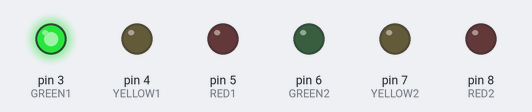
Bench run of a sketch on a simulated Arduino Uno, built with avr-gcc and run on an emulated ATmega328P. On the bench: output pins drawn as LEDs (lit = HIGH).

Above: at 0.5 s.
At 1.5 s:
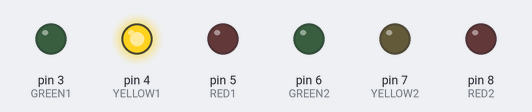
At 2.5 s:
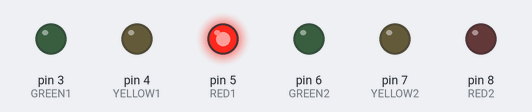
At 3.5 s:
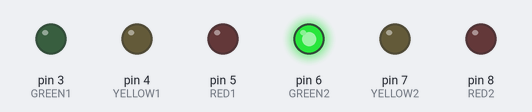
At 4.5 s:
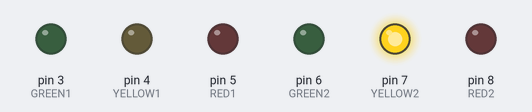
At 5.5 s:
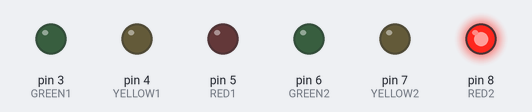
Timing chart, 0 to 7.8 s (numbered marks = the images above):
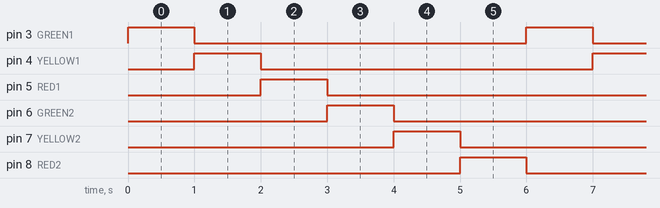

The sketch:

Stoplight.ino
```cpp
// MINI README:
// This code is for a three light "stoplight." When implemented, it controls a red, yellow, and green LED,
// and times them turning off and on as a normal stoplightwould operate.
// This code corresponds to two separate stoplights
// When the code is uploaded to the arduino, it runs on the arduino indefintely. Once it's been uploaded, the
// Arduino will follow the directions in the code as long as it has power. It doesn't need continual connection
// to the code.
// Chloe Zeller, for Art, Creativity and Cognition, COGS 225

// varaibles, first stoplight
// which pins in the UNO each colored light is connected to
int GREEN1 = 3;
int YELLOW1 = 4;
int RED1 = 5;
// how long each light will be kept on
int DELAY_GREEN1 = 1000;
int DELAY_YELLOW1 = 1000;
int DELAY_RED1 = 1000;

// variables, second stoplight
int GREEN2 = 6;
int YELLOW2 = 7;
int RED2 = 8;
int DELAY_GREEN2 = 1000;
int DELAY_YELLOW2 = 1000;
int DELAY_RED2 = 1000;

// basic functions
void setup() {
  //setup LED modes
  // Output signifies that we're going to send information to this LED, that it will be turning on
  pinMode(GREEN1, OUTPUT);
  pinMode(YELLOW1, OUTPUT);
  pinMode(RED1, OUTPUT);
  pinMode(GREEN2, OUTPUT);
  pinMode(YELLOW2,OUTPUT);
  pinMode(RED2, OUTPUT);
}

// Function that turns the green light on and off
void green_light1()
{
  digitalWrite(GREEN1, HIGH); // high means to turn it on
  digitalWrite(YELLOW1, LOW); // keep yellow light off
  digitalWrite(RED1, LOW); // keep red light off
  }

 void yellow_light1()
 {
  digitalWrite(GREEN1, LOW);
  digitalWrite(YELLOW1, HIGH);
  digitalWrite(RED1, LOW);
  }

 void red_light1()
 {
  digitalWrite(GREEN1, LOW);
  digitalWrite(YELLOW1, LOW);
  digitalWrite(RED1, HIGH);
  }

// ties all functions together
void stoplight1()
  {
    green_light1();
    delay(DELAY_GREEN1); // held the green light on for the value of DELAY_GREEN1
    yellow_light1();
    delay(DELAY_YELLOW1);
    red_light1();
    delay(DELAY_RED1);
    }

void green_light2()
{
  digitalWrite(GREEN2, HIGH);
  digitalWrite(YELLOW2, LOW);
  digitalWrite(RED2, LOW);
  }

void yellow_light2()
{
  digitalWrite(GREEN2, LOW);
  digitalWrite(YELLOW2, HIGH);
  digitalWrite(RED2, LOW);
  }

void red_light2()
{
  digitalWrite(GREEN2, LOW);
  digitalWrite(YELLOW2, LOW);
  digitalWrite(RED2, HIGH);
  }

void stoplight2()
{
  green_light2();
  delay(DELAY_GREEN2);
  yellow_light2();
  delay(DELAY_YELLOW2);
  red_light2();
  delay(DELAY_RED2);
  }


// keeps the lights operating in the way we specified above infinitely
void loop() {
  // High turns things on
  stoplight1();
  digitalWrite(RED1, LOW);
  stoplight2();
  digitalWrite(RED2, LOW);
}
```

Measured:
- by itself, pin 3 (GREEN1), pin 4 (YELLOW1), pin 5 (RED1), pin 6 (GREEN2), pin 7 (YELLOW2), pin 8 (RED2): alternates HIGH for 1.0 s and LOW for 5.0 s
- by itself, everything shown: repeats every 6.0 s, in 7 steps
